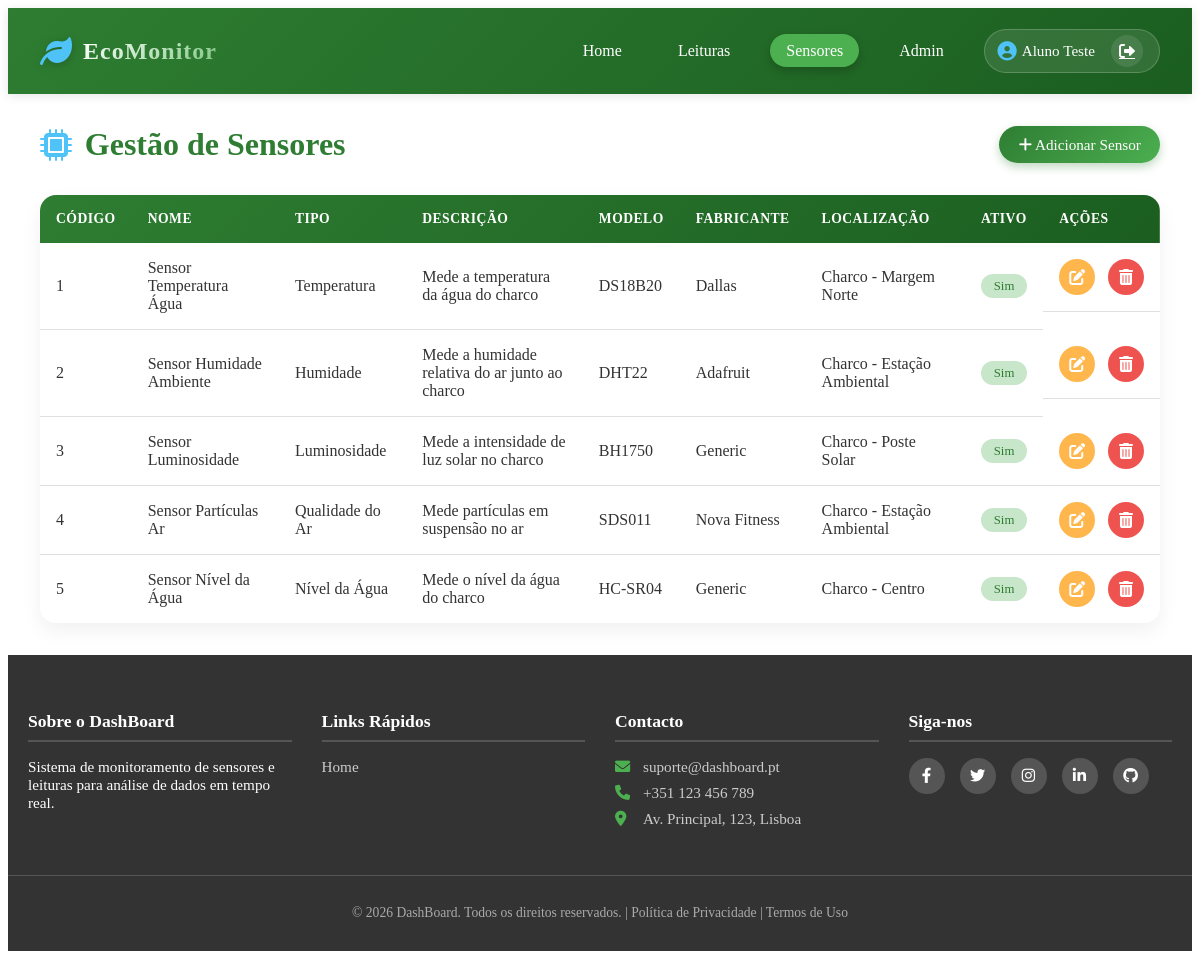
Page /SN/Sensores.php (signed in) on the committed database.
### tables this page shows
CREATE TABLE IF NOT EXISTS `sensores` (
  `cod_sensor` int NOT NULL AUTO_INCREMENT,
  `nome` varchar(100) NOT NULL,
  `tipo` varchar(50) NOT NULL,
  `descricao` text,
  `localizacao` varchar(100) DEFAULT NULL,
  `modelo` varchar(50) DEFAULT NULL,
  `fabricante` varchar(50) DEFAULT NULL,
  `data_instalacao` date DEFAULT NULL,
  `ativo` tinyint(1) DEFAULT '1',
  PRIMARY KEY (`cod_sensor`)
);

### SN/Sensores.php (the view, shortened to what this page needs)
<?php
include BASE_PATH . 'db.php';
?>
<!DOCTYPE html>
<html lang="pt">
<head>
    <link rel="stylesheet" href="<?= BASE_URL ?>assets/styles.css">
    <link rel="stylesheet" href="https://cdnjs.cloudflare.com/ajax/libs/font-awesome/6.0.0-beta3/css/all.min.css">
</head>
<body>
    <?php include '../struct/header.php'; ?>
    <main class="sensors-main">
        <div class="page-header">
            <h1><i class="fas fa-microchip"></i> Gestão de Sensores</h1>
            <a href="<?= BASE_URL ?>SN/SN_add.php" class="btn btn-primary">
                <i class="fas fa-plus"></i> Adicionar Sensor
            </a>
        </div>
        <div class="table-responsive">
            <table class="sensors-table">
                <thead>
                    <tr>
                        <th>Código</th>
                        <th>Nome</th>
                        <th>Tipo</th>
                        <th>Descrição</th>
                        <th>Modelo</th>
                        <th>Fabricante</th>
                        <th>Localização</th>
                        <th>Ativo</th>
                        <th>Ações</th>
                    </tr>
                </thead>
                <tbody>
                    <?php
                    $sql = "SELECT cod_sensor, nome, tipo, descricao, modelo, fabricante, localizacao, ativo FROM sensores";
                    $result = $conn->query($sql);
                    if ($result->num_rows > 0):
                        while ($row = $result->fetch_assoc()):
                    ?>
                    <tr>
                        <td><?= $row['cod_sensor'] ?></td>
                        <td><?= htmlspecialchars($row['nome']) ?></td>
                        <td><?= htmlspecialchars($row['tipo']) ?></td>
                        <td><?= htmlspecialchars($row['descricao']) ?></td>
                        <td><?= htmlspecialchars($row['modelo']) ?></td>
                        <td><?= htmlspecialchars($row['fabricante']) ?></td>
                        <td><?= htmlspecialchars($row['localizacao']) ?></td>
                        <td>
                            <span class="status <?= $row['ativo'] ? 'status-active' : 'status-inactive' ?>">
                                <?= $row['ativo'] ? 'Sim' : 'Não' ?>
                            </span>
                        </td>
                        <td class="actions">
                            <a href="<?= BASE_URL ?>SN/SN_editar.php?cod_sensor=<?= $row['cod_sensor'] ?>" class="btn-icon btn-edit" title="Editar">
                                <i class="fas fa-edit"></i>
                            </a>
                            <a href="<?= BASE_URL ?>SN/SN_excluir.php?cod_sensor=<?= $row['cod_sensor'] ?>" class="btn-icon btn-delete" title="Excluir" onclick="return confirm('Tem certeza que deseja excluir este sensor?');">
                                <i class="fas fa-trash-alt"></i>
                            </a>
                        </td>
                    </tr>
                    <?php
                        endwhile;
                    else:
                    ?>
                    <tr>
                        <td colspan="9" class="no-data">Nenhum sensor encontrado.</td>
                    </tr>
                    <?php endif; ?>
                </tbody>
            </table>
        </div>
    </main>
    <?php include '../struct/footer.php'; ?>
</body>
</html>

### assets/styles.css (style rules this page uses)
:root { --primary-green: #2e7d32; --light-green: #4caf50; --accent-green: #81c784; --water-blue: #4fc3f7; --earth-brown: #8d6e63; --white: #ffffff; --off-white: #f5f5f5; --dark-gray: #333333; --light-gray: #e0e0e0; --shadow: 0 2px 10px rgba(0, 0, 0, 0.1); }
.sensors-main, .form-main { max-width: 1400px; margin: 2rem auto; padding: 0 2rem; }
.page-header { display: flex; justify-content: space-between; align-items: center; margin-bottom: 2rem; flex-wrap: wrap; gap: 1rem; }
.page-header h1 { font-size: 2rem; color: var(--primary-green); display: flex; align-items: center; gap: 0.8rem; margin: 0; }
.page-header h1 i { color: var(--water-blue); }
.btn { display: inline-flex; align-items: center; gap: 0.5rem; padding: 0.6rem 1.2rem; border-radius: 30px; font-weight: 500; text-decoration: none; transition: all 0.3s ease; border: none; cursor: pointer; font-size: 0.95rem; }
.btn-primary { background: linear-gradient(135deg, var(--primary-green), #1b5e20); color: white; box-shadow: 0 4px 10px rgba(46, 125, 50, 0.3); }
.table-responsive { overflow-x: auto; border-radius: 16px; box-shadow: 0 8px 20px rgba(0, 0, 0, 0.06); }
.sensors-table { width: 100%; border-collapse: collapse; background: white; min-width: 800px; }
.sensors-table thead { background: linear-gradient(135deg, var(--primary-green), #1b5e20); color: white; }
.sensors-table th { padding: 1rem; font-weight: 600; text-transform: uppercase; font-size: 0.85rem; letter-spacing: 0.5px; text-align: left; }
.sensors-table td { padding: 1rem; border-bottom: 1px solid var(--light-gray); color: var(--dark-gray); }
.sensors-table tbody tr:last-child td { border-bottom: none; }
.status { display: inline-block; padding: 0.3rem 0.8rem; border-radius: 20px; font-size: 0.8rem; font-weight: 500; text-align: center; }
.status-active { background-color: #c8e6c9; color: #2e7d32; }
.actions { display: flex; gap: 0.8rem; }
.btn-icon { display: inline-flex; align-items: center; justify-content: center; width: 36px; height: 36px; border-radius: 50%; color: white; text-decoration: none; transition: all 0.3s ease; }
.btn-edit { background-color: #ffb74d; }
.btn-delete { background-color: #ef5350; }
.btn { display: inline-block; padding: 0.6rem 1.2rem; border-radius: 25px; text-decoration: none; font-weight: 500; transition: all 0.3s ease; border: none; cursor: pointer; font-size: 0.95rem; }
.btn-primary { background: linear-gradient(135deg, var(--primary-green), var(--light-green)); color: white; box-shadow: 0 4px 10px rgba(46, 125, 50, 0.3); }

### rows in the picture
sensores: cod_sensor "1", nome "Sensor Temperatura Água", tipo "Temperatura", descricao "Mede a temperatura da água do charco", modelo "DS18B20", fabricante "Dallas", localizacao "Charco - Margem Norte", ativo "Sim"
sensores: cod_sensor "2", nome "Sensor Humidade Ambiente", tipo "Humidade", descricao "Mede a humidade relativa do ar junto ao charco", modelo "DHT22", fabricante "Adafruit", localizacao "Charco - Estação Ambiental", ativo "Sim"
sensores: cod_sensor "3", nome "Sensor Luminosidade", tipo "Luminosidade", descricao "Mede a intensidade de luz solar no charco", modelo "BH1750", fabricante "Generic", localizacao "Charco - Poste Solar", ativo "Sim"
sensores: cod_sensor "4", nome "Sensor Partículas Ar", tipo "Qualidade do Ar", descricao "Mede partículas em suspensão no ar", modelo "SDS011", fabricante "Nova Fitness", localizacao "Charco - Estação Ambiental", ativo "Sim"
sensores: cod_sensor "5", nome "Sensor Nível da Água", tipo "Nível da Água", descricao "Mede o nível da água do charco", modelo "HC-SR04", fabricante "Generic", localizacao "Charco - Centro", ativo "Sim"

### other values in the picture
$_SESSION['user_name'] "Aluno Teste"
